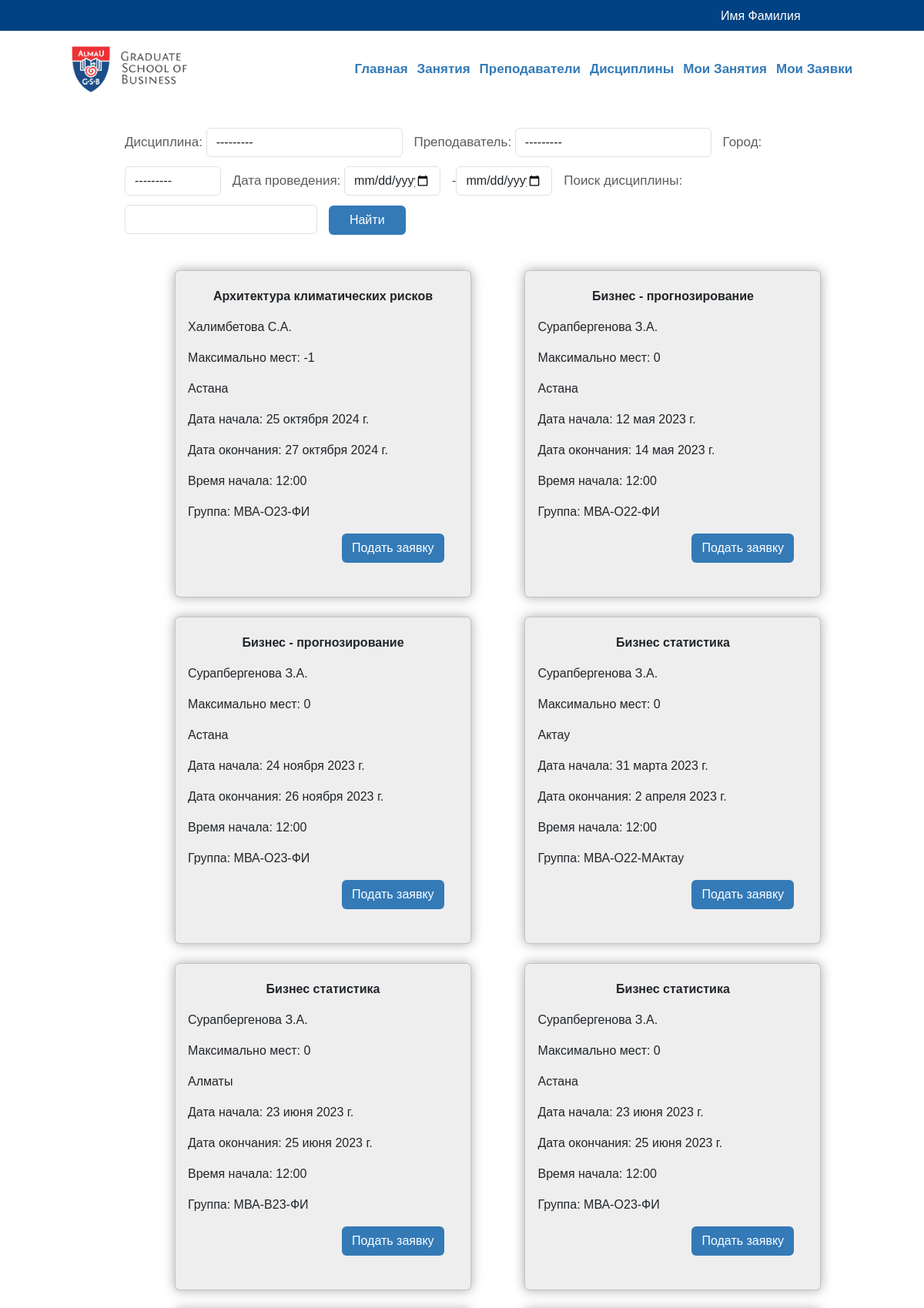
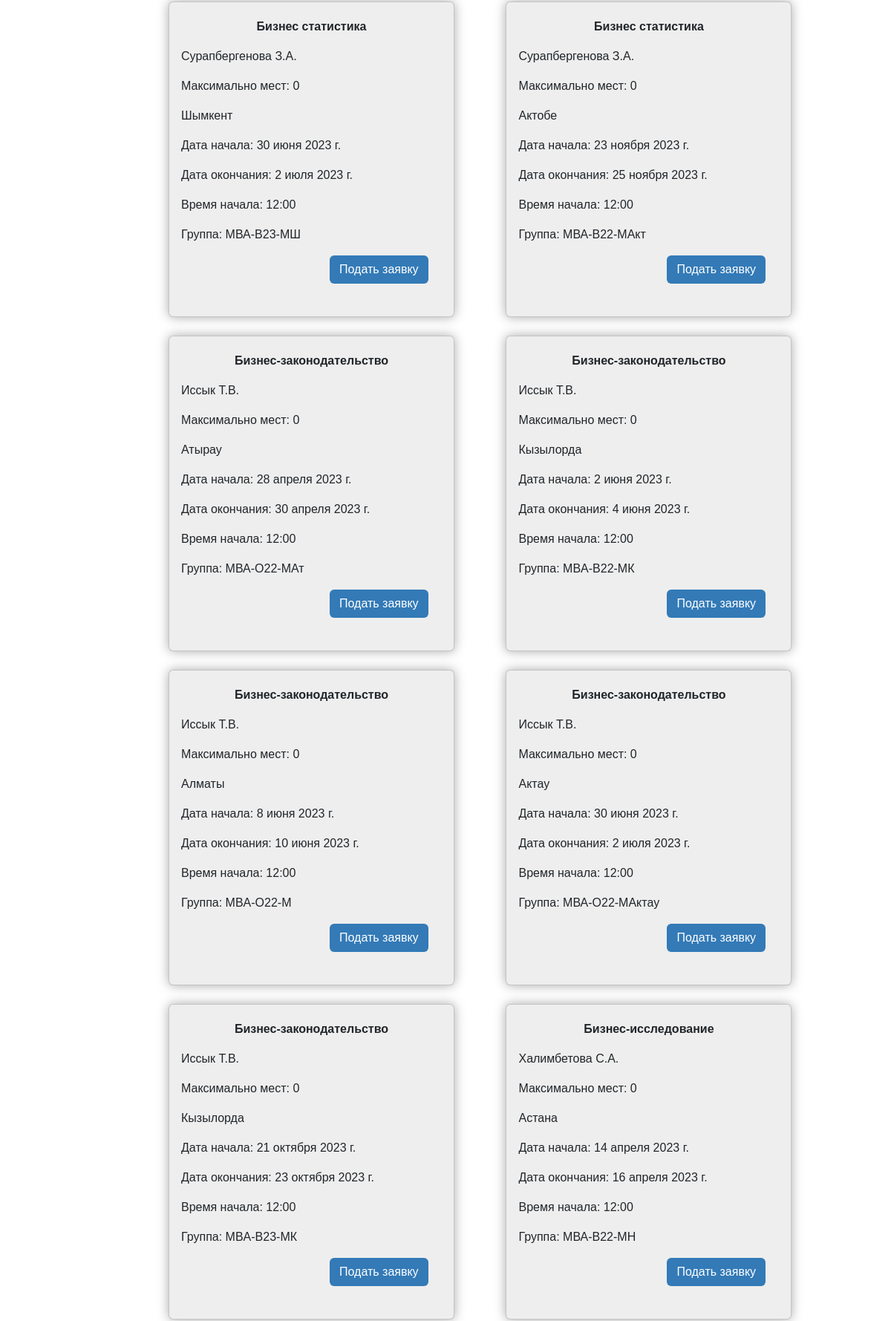
/lesson/ (signed in, upper part), run on the app's committed database (2 pictures, top to bottom).
### main/models.py (models this page shows, shortened)
class Student(AbstractUser):
    type = models.ForeignKey(StudentType, on_delete=models.CASCADE, null=True)
    name = models.CharField('ФИО', max_length=255)
    number = models.IntegerField('Тел. номер', null=True)
    email = models.EmailField('Эл. почта', max_length=255)
    class Meta:
        verbose_name = 'Студент'
        verbose_name_plural = 'Студенты'

class Lesson(models.Model):
    discipline = models.ForeignKey(Discipline, on_delete=models.CASCADE)
    city = models.ForeignKey(City, on_delete=models.CASCADE)
    room = models.ForeignKey(Room, on_delete=models.CASCADE)
    teacher = models.ForeignKey(Teacher, on_delete=models.CASCADE)
    start_date = models.DateField('Дата начала',)
    end_date = models.DateField('Дата окончания',)
    start_time = models.TimeField('Время начала',)
    group = models.ForeignKey(Group, on_delete=models.CASCADE)
    listeners = models.IntegerField(default=0)
    max_listeners = models.IntegerField(default=0)
    class Meta:
        ordering = ['discipline', 'start_date']
        verbose_name = 'Занятие (Расписание)'
        verbose_name_plural = 'Занятия (Расписание)'

class Discipline(models.Model):
    title = models.CharField('Наименование', max_length=255)
    about = models.TextField('Описание', blank=True)
    def __str__(self):
        return f"{self.title}"
    class Meta:
        ordering = ['title']
        verbose_name = 'Дисциплина'
        verbose_name_plural = 'Дисциплины'

class Teacher(models.Model):
    name = models.CharField('ФИО преподавателя', max_length=255)
    about = models.TextField('Описание', blank=True)
    def __str__(self):
        return f"{self.name}"
    class Meta:
        ordering = ['name']
        verbose_name = 'Преподаватель'
        verbose_name_plural = 'Преподаватели'

class City(models.Model):
    name = models.CharField('Наименование', max_length=255)
    about = models.TextField('Описание', blank=True)
    def __str__(self):
        return f"{self.name}"
    class Meta:
        verbose_name = 'Город'
        verbose_name_plural = 'Города'

class Group(models.Model):
    title = models.CharField('Наименование группы', max_length=255)
    def __str__(self):
        return f"{self.title}"
    class Meta:
        verbose_name = 'Группа студента'
        verbose_name_plural = 'Группы студентов'

### main/views.py (the view)
# urls.py: path('lesson/', views.lesson, name='lesson'),
def lesson(request):
    error = 'No db'
    query = request.GET.get('discipline_search')
    if query:
        data = Lesson.objects.filter(Q(discipline__title__icontains=query) | Q(discipline__title__icontains=query.capitalize()))
    else:
        data = Lesson.objects.all()
    lesson_filter = LessonFilter(request.GET, queryset=data)
    context = {
        'lesson_filter': lesson_filter,
        'title': 'Список текущих занятий',
        'header': 'Занятия',
        'data': lesson_filter.qs,
        'error': error,
    }
    return render(request, 'lesson.html', context)

### main/templates/lesson.html
{% extends 'base.html' %}
{% block content %}
    <div class="lesson_filters">
        <form method="get">
            <p class="filter_s" style="display: inline-block">{{ lesson_filter.form }}
                <button type="submit" class="btn"
                        style="background-color: #337ab7; color: white; width: 100px">Найти</button></p>
        </form>
    </div>
    {% for row in data %}
        <div class="container" style="width: 450px; display: inline-block">
        <div class="row">
            <div class="card card-body lessonblock" style="background-color: #eee; width: 385px; height: 425px;">
            <p class="l-dis">{{row.discipline}}</p>
            <p>{{row.teacher}}</p>
            <p>Максимально мест: {{row.max_listeners}}</p>
            <p>{{row.city}}</p>
            <p>Дата начала: {{row.start_date}}</p>
            <p >Дата окончания: {{row.end_date}}</p>
            <p >Время начала: {{row.start_time}}</p>
            <p >Группа: {{row.group}}</p>
            <a href="{% url 'addrequest' row.id %}"><button type="submit" class="btn"
                                                            style="background-color: #337ab7;
                                                            color: white; margin-left: 200px;">Подать заявку</button></a>
        </div>
        </div>
        </div>
    {% endfor %}
{% endblock %}

### main/templates/base.html (shortened to what this page needs)
{% load static %}
<!DOCTYPE html>
<html lang="en">
<head>
    <link rel="stylesheet" type="text/css" href="{% static 'css/bootstrap.min.css' %}">
    <link rel="stylesheet" type="text/css" href="{% static 'css/main.css' %}">
</head>
<body>
<div class="top-header">
    {% if user.is_authenticated %}
        <a href="{% url 'logout' %}"><h6>{{user.first_name}} {{user.last_name}}</h6></a>
    {% else %}
        <a href="{% url 'login' %}"><h6>Авторизоваться</h6></a>
    {% endif %}
</div>
<nav id="nav-container" class="main_header f-nav">
    <div class="header_logo">
    <a href="#"><img src="{% static 'img/logo_new.jpg' %}" alt=""/></a>
    </div>
    <ul id="ulik">
        <li><a href="{% url 'index' %}">Главная</a></li>
        <li><a href="{% url 'lesson' %}">Занятия</a></li>
        <li><a href="{% url 'coach' %}">Преподаватели</a></li>
        <li><a href="{% url 'disciplines' %}">Дисциплины</a></li>
        {% if user.is_authenticated %}
            <li><a href="{% url 'mylessons' %}">Мои Занятия</a></li>
            <li><a href="{% url 'requests' %}">Мои Заявки</a></li>
        {% endif %}
    </ul>
</nav>
<main role="main" class="container">
    <div class="mainblock">{% block content %}{% endblock %}</div>
</main>
</body>
</html>

### main/static/css/main.css (style rules this page uses)
body, html { width: 100%; height: 100%; margin: 0; padding: 0; display: block; }
* { box-sizing: border-box; list-style: none; font-family: 'Roboto-Bold', sans-serif; }
.top-header { height: 40px; background-color: #004282; font-family: 'Roboto', sans-serif; font-size: 14px; display: flex; align-items: center; }
.top-header a { color: white; margin-left: 78vw; margin-top: 10px; text-decoration: none; }
.header_logo img { width: 150px; }
.main_header { height: 100px; display: flex; justify-content: space-around; align-items: center; font-family: 'Roboto-Bold', sans-serif; font-weight: bold; font-size: 17px; }
.main_header ul { width: auto; display: flex; justify-content: flex-end; gap: 1vw; margin-bottom: 0; }
.main_header ul li a { color: #337ab7; text-decoration: none; padding-bottom: 6px; transition: .2s; }
.filter_s { font-size: 17px; line-height: 50px; color: #5C5C5C; }
.mainblock { margin-left: 120px; margin-right: 70px; margin-top: 20px; }
.lessonblock { margin-top: 25px; margin-left: 65px; display: inline-block; box-shadow: 0 0 15px #A9A9A9; }
.l-dis { margin-top: 5px; text-align: center; font-weight: 700; }

### data on the page
Student: first_name "Имя", last_name "Фамилия"
Lesson: discipline "Архитектура климатических рисков", teacher "Халимбетова С.А.", max_listeners "-1", city "Астана", start_date "25 октября 2024 г.", end_date "27 октября 2024 г.", start_time "12:00", group "МВА-О23-ФИ"
Lesson: discipline "Бизнес - прогнозирование", teacher "Сурапбергенова З.А.", max_listeners "0", city "Астана", start_date "12 мая 2023 г.", end_date "14 мая 2023 г.", start_time "12:00", group "МВА-О22-ФИ"
Lesson: discipline "Бизнес - прогнозирование", teacher "Сурапбергенова З.А.", max_listeners "0", city "Астана", start_date "24 ноября 2023 г.", end_date "26 ноября 2023 г.", start_time "12:00", group "МВА-О23-ФИ"
Lesson: discipline "Бизнес статистика", teacher "Сурапбергенова З.А.", max_listeners "0", city "Актау", start_date "31 марта 2023 г.", end_date "2 апреля 2023 г.", start_time "12:00", group "МВА-О22-МАктау"
Lesson: discipline "Бизнес статистика", teacher "Сурапбергенова З.А.", max_listeners "0", city "Алматы", start_date "23 июня 2023 г.", end_date "25 июня 2023 г.", start_time "12:00", group "МВА-В23-ФИ"
Lesson: discipline "Бизнес статистика", teacher "Сурапбергенова З.А.", max_listeners "0", city "Астана", start_date "23 июня 2023 г.", end_date "25 июня 2023 г.", start_time "12:00", group "МВА-О23-ФИ"
Lesson: discipline "Бизнес статистика", teacher "Сурапбергенова З.А.", max_listeners "0", city "Шымкент", start_date "30 июня 2023 г.", end_date "2 июля 2023 г.", start_time "12:00", group "МВА-В23-МШ"
Lesson: discipline "Бизнес статистика", teacher "Сурапбергенова З.А.", max_listeners "0", city "Актобе", start_date "23 ноября 2023 г.", end_date "25 ноября 2023 г.", start_time "12:00", group "МВА-В22-МАкт"
Lesson: discipline "Бизнес-законодательство", teacher "Иссык Т.В.", max_listeners "0", city "Атырау", start_date "28 апреля 2023 г.", end_date "30 апреля 2023 г.", start_time "12:00", group "МВА-О22-МАт"
Lesson: discipline "Бизнес-законодательство", teacher "Иссык Т.В.", max_listeners "0", city "Кызылорда", start_date "2 июня 2023 г.", end_date "4 июня 2023 г.", start_time "12:00", group "MBA-В22-MК"
Lesson: discipline "Бизнес-законодательство", teacher "Иссык Т.В.", max_listeners "0", city "Алматы", start_date "8 июня 2023 г.", end_date "10 июня 2023 г.", start_time "12:00", group "MBA-O22-M"
Lesson: discipline "Бизнес-законодательство", teacher "Иссык Т.В.", max_listeners "0", city "Актау", start_date "30 июня 2023 г.", end_date "2 июля 2023 г.", start_time "12:00", group "МВА-О22-МАктау"
Lesson: discipline "Бизнес-законодательство", teacher "Иссык Т.В.", max_listeners "0", city "Кызылорда", start_date "21 октября 2023 г.", end_date "23 октября 2023 г.", start_time "12:00", group "MBA-В23-MК"
Lesson: discipline "Бизнес-исследование", teacher "Халимбетова С.А.", max_listeners "0", city "Астана", start_date "14 апреля 2023 г.", end_date "16 апреля 2023 г.", start_time "12:00", group "МВА-В22-МН"
